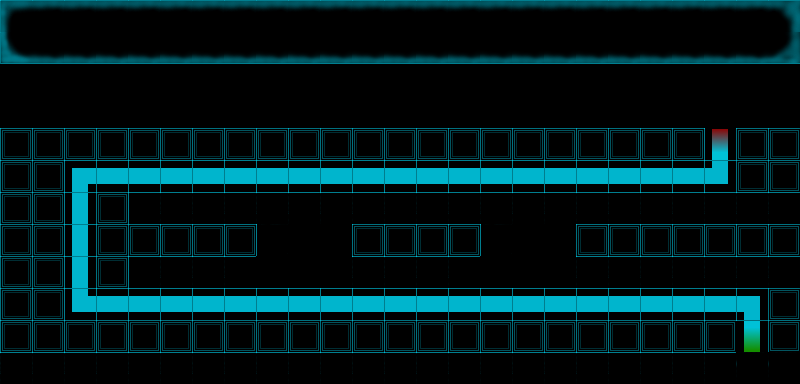

This is a level from a 2D game, rendered from its Tiled map with the project's own tilesets. A one-line summary and the complete map file follow:
An orthogonal 25x12 tile map with 32x32 px tiles, 1 tile layer (Calque de Tile 1).

<map version="1.0" orientation="orthogonal" width="25" height="12" tilewidth="32" tileheight="32">
 <tileset firstgid="1" name="tronts32" tilewidth="32" tileheight="32">
  <image source="tronts32.png" width="256" height="256" />
 </tileset>
 <layer name="Calque de Tile 1" width="25" height="12">
  <data>
   <tile gid="41" />
   <tile gid="42" />
   <tile gid="42" />
   <tile gid="42" />
   <tile gid="42" />
   <tile gid="42" />
   <tile gid="42" />
   <tile gid="42" />
   <tile gid="42" />
   <tile gid="42" />
   <tile gid="42" />
   <tile gid="42" />
   <tile gid="42" />
   <tile gid="42" />
   <tile gid="42" />
   <tile gid="42" />
   <tile gid="42" />
   <tile gid="42" />
   <tile gid="42" />
   <tile gid="42" />
   <tile gid="42" />
   <tile gid="42" />
   <tile gid="42" />
   <tile gid="42" />
   <tile gid="43" />
   <tile gid="57" />
   <tile gid="58" />
   <tile gid="58" />
   <tile gid="58" />
   <tile gid="58" />
   <tile gid="58" />
   <tile gid="58" />
   <tile gid="58" />
   <tile gid="58" />
   <tile gid="58" />
   <tile gid="58" />
   <tile gid="58" />
   <tile gid="58" />
   <tile gid="58" />
   <tile gid="58" />
   <tile gid="58" />
   <tile gid="58" />
   <tile gid="58" />
   <tile gid="58" />
   <tile gid="58" />
   <tile gid="58" />
   <tile gid="58" />
   <tile gid="58" />
   <tile gid="58" />
   <tile gid="59" />
   <tile gid="50" />
   <tile gid="50" />
   <tile gid="50" />
   <tile gid="50" />
   <tile gid="50" />
   <tile gid="50" />
   <tile gid="50" />
   <tile gid="50" />
   <tile gid="50" />
   <tile gid="50" />
   <tile gid="50" />
   <tile gid="50" />
   <tile gid="50" />
   <tile gid="50" />
   <tile gid="50" />
   <tile gid="50" />
   <tile gid="50" />
   <tile gid="50" />
   <tile gid="50" />
   <tile gid="50" />
   <tile gid="50" />
   <tile gid="50" />
   <tile gid="50" />
   <tile gid="50" />
   <tile gid="50" />
   <tile gid="50" />
   <tile gid="50" />
   <tile gid="50" />
   <tile gid="50" />
   <tile gid="50" />
   <tile gid="50" />
   <tile gid="50" />
   <tile gid="50" />
   <tile gid="50" />
   <tile gid="50" />
   <tile gid="50" />
   <tile gid="50" />
   <tile gid="50" />
   <tile gid="50" />
   <tile gid="50" />
   <tile gid="50" />
   <tile gid="50" />
   <tile gid="50" />
   <tile gid="50" />
   <tile gid="50" />
   <tile gid="50" />
   <tile gid="50" />
   <tile gid="50" />
   <tile gid="50" />
   <tile gid="50" />
   <tile gid="1" />
   <tile gid="1" />
   <tile gid="1" />
   <tile gid="1" />
   <tile gid="1" />
   <tile gid="1" />
   <tile gid="1" />
   <tile gid="1" />
   <tile gid="1" />
   <tile gid="1" />
   <tile gid="1" />
   <tile gid="1" />
   <tile gid="1" />
   <tile gid="1" />
   <tile gid="1" />
   <tile gid="1" />
   <tile gid="1" />
   <tile gid="1" />
   <tile gid="1" />
   <tile gid="1" />
   <tile gid="1" />
   <tile gid="1" />
   <tile gid="14" />
   <tile gid="1" />
   <tile gid="1" />
   <tile gid="1" />
   <tile gid="1" />
   <tile gid="11" />
   <tile gid="3" />
   <tile gid="3" />
   <tile gid="3" />
   <tile gid="3" />
   <tile gid="3" />
   <tile gid="3" />
   <tile gid="3" />
   <tile gid="3" />
   <tile gid="3" />
   <tile gid="3" />
   <tile gid="3" />
   <tile gid="3" />
   <tile gid="3" />
   <tile gid="3" />
   <tile gid="3" />
   <tile gid="3" />
   <tile gid="3" />
   <tile gid="3" />
   <tile gid="3" />
   <tile gid="20" />
   <tile gid="1" />
   <tile gid="1" />
   <tile gid="1" />
   <tile gid="1" />
   <tile gid="10" />
   <tile gid="1" />
   <tile gid="16" />
   <tile gid="23" />
   <tile gid="23" />
   <tile gid="23" />
   <tile gid="23" />
   <tile gid="23" />
   <tile gid="23" />
   <tile gid="23" />
   <tile gid="23" />
   <tile gid="23" />
   <tile gid="23" />
   <tile gid="23" />
   <tile gid="23" />
   <tile gid="23" />
   <tile gid="23" />
   <tile gid="23" />
   <tile gid="23" />
   <tile gid="23" />
   <tile gid="23" />
   <tile gid="23" />
   <tile gid="23" />
   <tile gid="1" />
   <tile gid="1" />
   <tile gid="10" />
   <tile gid="1" />
   <tile gid="1" />
   <tile gid="1" />
   <tile gid="1" />
   <tile gid="1" />
   <tile gid="24" />
   <tile gid="50" />
   <tile gid="50" />
   <tile gid="1" />
   <tile gid="1" />
   <tile gid="1" />
   <tile gid="1" />
   <tile gid="24" />
   <tile gid="50" />
   <tile gid="50" />
   <tile gid="1" />
   <tile gid="1" />
   <tile gid="1" />
   <tile gid="1" />
   <tile gid="1" />
   <tile gid="1" />
   <tile gid="1" />
   <tile gid="1" />
   <tile gid="1" />
   <tile gid="10" />
   <tile gid="1" />
   <tile gid="16" />
   <tile gid="23" />
   <tile gid="23" />
   <tile gid="23" />
   <tile gid="50" />
   <tile gid="50" />
   <tile gid="50" />
   <tile gid="23" />
   <tile gid="23" />
   <tile gid="23" />
   <tile gid="23" />
   <tile gid="50" />
   <tile gid="50" />
   <tile gid="50" />
   <tile gid="23" />
   <tile gid="23" />
   <tile gid="23" />
   <tile gid="23" />
   <tile gid="23" />
   <tile gid="23" />
   <tile gid="23" />
   <tile gid="1" />
   <tile gid="1" />
   <tile gid="19" />
   <tile gid="3" />
   <tile gid="3" />
   <tile gid="3" />
   <tile gid="3" />
   <tile gid="3" />
   <tile gid="3" />
   <tile gid="3" />
   <tile gid="3" />
   <tile gid="3" />
   <tile gid="3" />
   <tile gid="3" />
   <tile gid="3" />
   <tile gid="3" />
   <tile gid="3" />
   <tile gid="3" />
   <tile gid="3" />
   <tile gid="3" />
   <tile gid="3" />
   <tile gid="3" />
   <tile gid="3" />
   <tile gid="12" />
   <tile gid="1" />
   <tile gid="1" />
   <tile gid="1" />
   <tile gid="1" />
   <tile gid="1" />
   <tile gid="1" />
   <tile gid="1" />
   <tile gid="1" />
   <tile gid="1" />
   <tile gid="1" />
   <tile gid="1" />
   <tile gid="1" />
   <tile gid="1" />
   <tile gid="1" />
   <tile gid="1" />
   <tile gid="1" />
   <tile gid="1" />
   <tile gid="1" />
   <tile gid="1" />
   <tile gid="1" />
   <tile gid="1" />
   <tile gid="1" />
   <tile gid="1" />
   <tile gid="1" />
   <tile gid="7" />
   <tile gid="1" />
   <tile gid="23" />
   <tile gid="23" />
   <tile gid="23" />
   <tile gid="23" />
   <tile gid="23" />
   <tile gid="23" />
   <tile gid="23" />
   <tile gid="23" />
   <tile gid="23" />
   <tile gid="23" />
   <tile gid="23" />
   <tile gid="23" />
   <tile gid="23" />
   <tile gid="23" />
   <tile gid="23" />
   <tile gid="23" />
   <tile gid="23" />
   <tile gid="23" />
   <tile gid="23" />
   <tile gid="23" />
   <tile gid="23" />
   <tile gid="23" />
   <tile gid="23" />
   <tile gid="45" />
   <tile gid="45" />
  </data>
 </layer>
</map>
